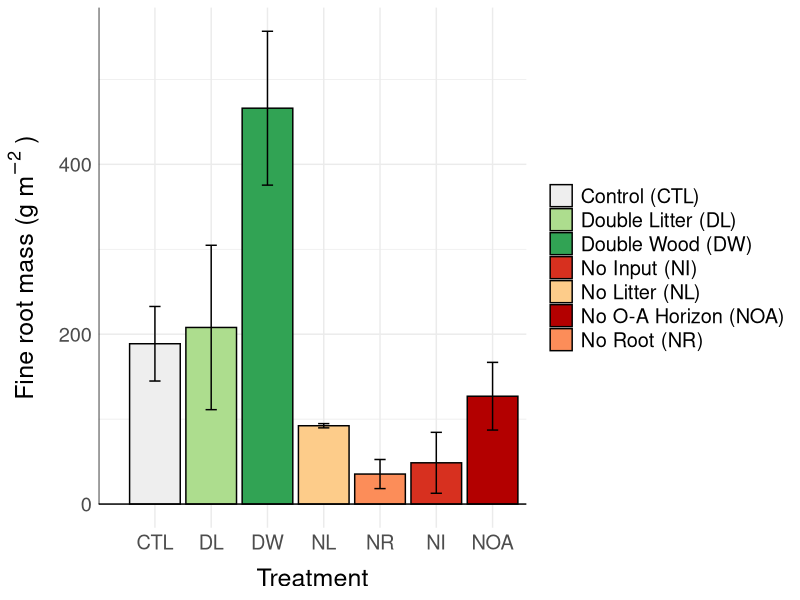
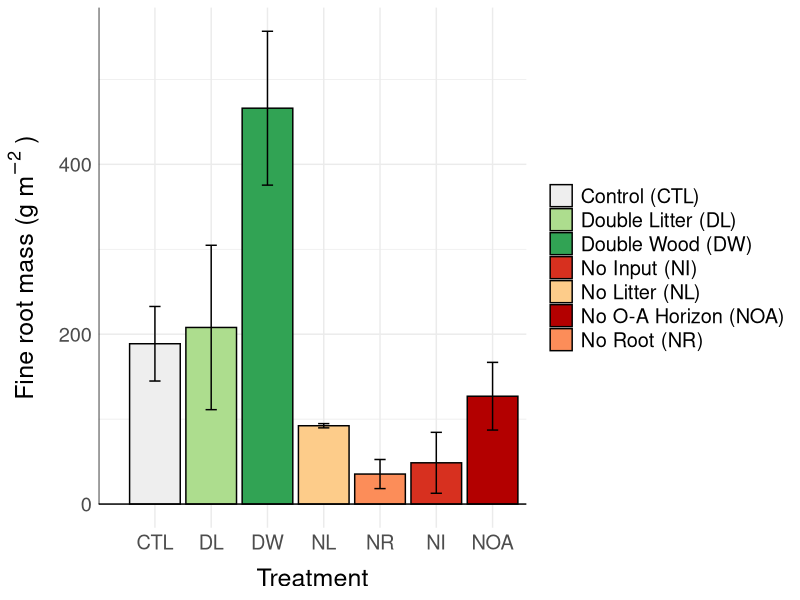

Source code (R) for these figures, in order:
library(ggplot2)
library(gridExtra)
library(dplyr)

setwd(dirname(rstudioapi::getActiveDocumentContext()$path))

dnp <- read.csv("DIRT_DNP_key.csv")
colnames(dnp)[1] <- "DNP"

wts <- read.csv("DIRT20_DNP_root_rock_wts.csv")
colnames(wts)[1] <- "DNP"

data <- merge(dnp, wts, by="DNP", all.x=T, all.y=F)
write.csv(data, "DNP_rocks_roots.csv")

rep_smry <- data %>% filter(Depth < 10) %>% group_by(Trt, Plot, Rep) %>%
              summarise(root_sum = sum(RootWt, na.rm=TRUE))

plot_smry <- rep_smry %>% group_by(Trt, Plot) %>%
              summarise(root_mean = mean(root_sum, na.rm=TRUE),
                        root_sterr = sd(root_sum)/sqrt(3))

trt_smry <- plot_smry %>% group_by(Trt) %>%
              summarise(root_mn = mean(root_mean, na.rm=TRUE),
                        root_sterr = sd(root_mean)/sqrt(3))

core_vol <- 10*(2.7*2.7)*3.14*0.000001 # in m^3

core_area <- (2.7*2.7)*3.14*0.0001 # in m^2


plot_smry$core_vol <- core_vol
plot_smry$core_area <- core_area

plot_smry$root_mass_m2 <- plot_smry$root_mean/core_area
plot_smry$root_mass_sterr_m2 <- plot_smry$root_sterr/core_area

colnames(plot_smry)[3] <- 'root_mass_mean'
colnames(plot_smry)[4] <- 'root_mass_sterr'
write.csv(plot_smry, "DIRT20_root_plot_summary.csv")


trt_smry$rootm2 <- trt_smry$root_mn/core_area
trt_smry$rootsterr_m2 <- trt_smry$root_sterr/core_area
write.csv(trt_smry, "DIRT20_root_trt_summary.csv")


#gglot
trt_order <- c('CTL', 'DL', 'DW', 'NL', 'NR', 'NI', 'NOA')

root_plot <- ggplot(trt_smry, aes(x=factor(Trt, levels = trt_order), y=rootm2, fill=Trt)) +
  geom_histogram(stat = "identity", colour="black") + 
  theme_minimal() +
  annotate("segment", x=0, xend=Inf, y=0, yend=0) +
  annotate("segment", x=0, xend=-Inf, y=0, yend=Inf) +
  ylab(bquote('Fine root mass (g '*m^-2~')')) +
  xlab("Treatment") + 
  #ggtitle("HJA DIRT 20 YR: Fine Root Mass, 0-10 cm") +
  scale_fill_manual(labels = c("Control (CTL)", "Double Litter (DL)", "Double Wood (DW)", "No Input (NI)", "No Litter (NL)", "No O-A Horizon (NOA)", "No Root (NR)"),
                    values = c("#eeeeee", "#addd8e","#31a354","#d7301f",
                               "#fdcc8a", "#b30000","#fc8d59")) + 
  #theme(legend.position = "none") +
  theme(legend.title=element_blank()) +
  geom_errorbar(aes(ymin=rootm2-rootsterr_m2, ymax=rootm2+rootsterr_m2), width=.2,position=position_dodge(.9)) +
  theme(axis.title.y = element_text(margin = margin(t = 0, r = 10, b = 0, l = 0))) +
  theme(axis.title.x = element_text(margin = margin(t = 10, r = 0, b = 0, l = 0))) +
  theme(text = element_text(size=18))
root_plot

ggsave(plot=root_plot, filename = "fig4_root mass.jpeg",
       width = 9, height = 6 , dpi = 300)

                        
